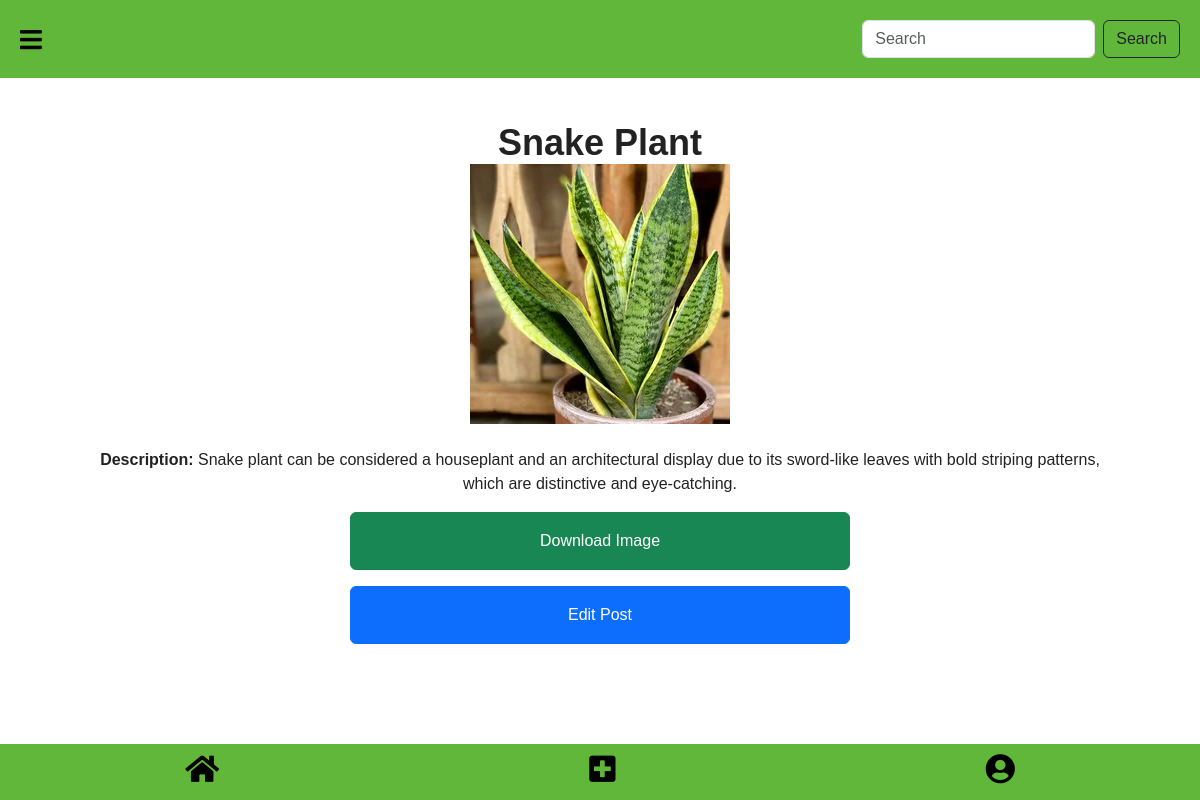
Page /2/ on the committed database.
### greenoasis/models.py (models this page shows, shortened)
class Image(models.Model):
    title=models.CharField(max_length=255)
    description=models.TextField(blank=True)
    tags=models.TextField()
    image=models.ImageField(upload_to="pic/%y/")
    class Meta :
        ordering=('-id',)

### greenoasis/views.py (the view)
# urls.py: path('<int:id>/', views.detail_view, name='detail_view'),
def detail_view(request,id):
    objects=get_object_or_404(Image,id=id)
    return render(request,"details.html",{'image':objects})

### greenoasis/templates/details.html (shortened to what this page needs)
{% load static %}
<!doctype html>
<html lang="en">
  <head>
    <link href="https://cdnjs.cloudflare.com/ajax/libs/font-awesome/5.15.3/css/all.min.css" rel="stylesheet"/>
    <link href="https://cdn.jsdelivr.net/npm/bootstrap@5.3.3/dist/css/bootstrap.min.css" rel="stylesheet">
    <script src="https://cdn.tailwindcss.com"></script>
  </head>
  <body>
    <div id="main">
        <div class="header">
            <i class="fas fa-bars" onclick="openNav()"></i>
            <form action="{% url 'search' %}" class="d-flex" role="search" >
                <input class="form-control me-2" type="search" placeholder="Search" aria-label="Search">
                <button class="btn btn-outline-dark"  type="submit">Search</button>
              </form>
        </div>
            <h1 class="text-center" style=" font-weight: bold; font-size: 36px; color: var(--text-color);"><br>{{image.title}}</h1>
        <div class="container">
            <img src="{{image.image.url}}" class="img-fluid mx-auto d-block" alt="{{post.title}}"><br>
            <p class="text-center"><strong>Description:</strong> {{image.tags}}</p>
            <a href="{{image.image.url}}" class="btn btn-success mx-auto d-block w-50 mt-3 p-3" download>Download Image</a>
            <a href="{% url 'editpost' id=image.id %}" class="btn btn-primary mx-auto d-block w-50 mt-3 p-3">Edit Post</a><br>
        </div>
    </div>
    <br><br>
    <div class="footer">
        <a href="{% url 'home' %}"><i class="fas fa-home"  style="color: #000;"></i></a>
        <a href="{% url 'upload' %}"><i class="fas fa-plus-square"  style="color: #000;"></i></a>
        <a href="{% url 'profile' %}"><i class="fas fa-user-circle"  style="color: #000;"></i></a>
    </div>
</body>
</html>

### greenoasis/templates/details.html (style rules this page uses)
:root { --bg-color: white; --text-color: #222; --header-color: #61b739; --sidebar-color: #61b739; }
body { margin: 0; font-family: Arial, sans-serif; background-color: var(--bg-color); color: var(--text-color); }
.header { background-color: #61b739; padding: 20px; display: flex; justify-content: space-between; align-items: center; font-size: 24px; }
.header i { font-size: 25px; color: #000; }
.footer { display: flex; justify-content: space-around; align-items: center; background-color: #61b739; padding: 10px 0; position: fixed; bottom: 0; width: 100%; font-size: 24px; }
.footer i { font-size: 30px; }

### rows in the picture
Image: title "Snake Plant", image (picture), tags "Snake plant can be considered a houseplant and an architectural display due to its sword-like leaves with bold striping patterns, which are distinctive and eye-catching."
